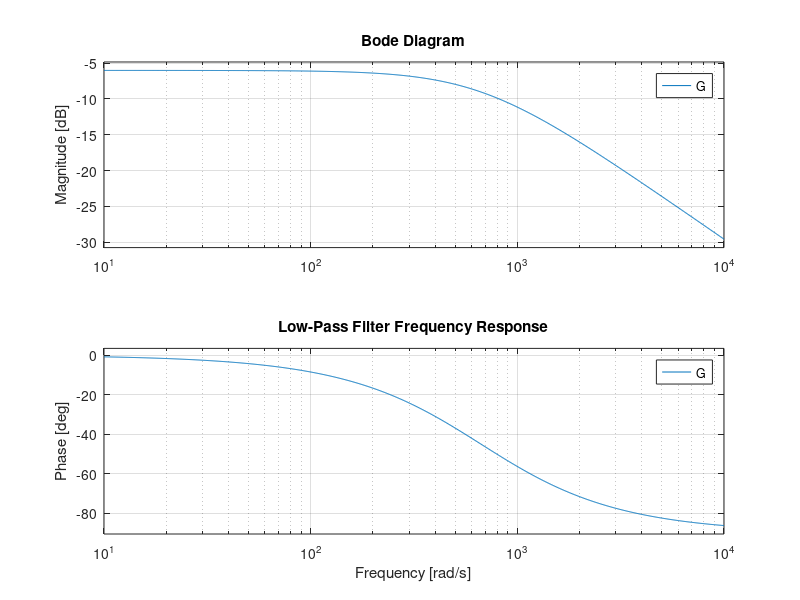
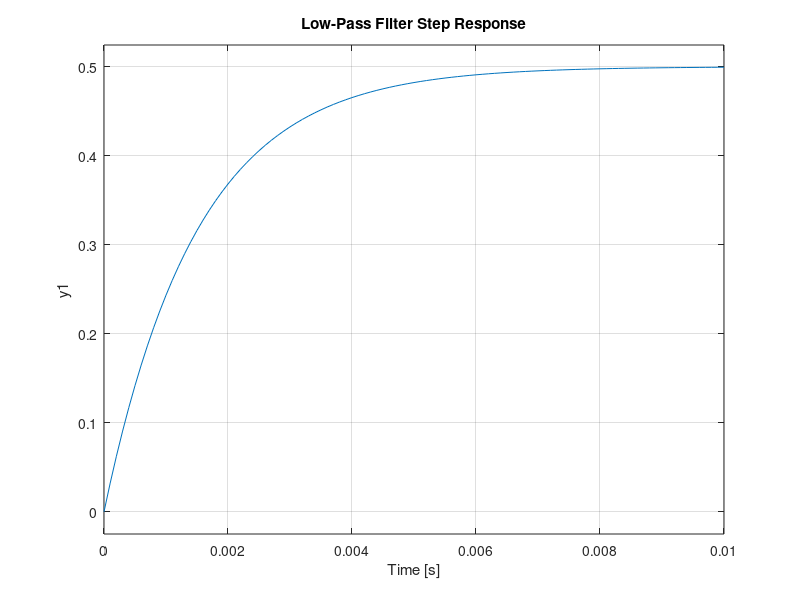

Reproduce these figures in MATLAB, in order.
clc;
clear;
close all;

%% Low-Pass Filter Specifications

K = 0.5;          % DC Gain
fc = 106.1;       % Cutoff frequency [Hz]

wc = 2*pi*fc;     % rad/s

%% Transfer Function
% G(s) = K*wc / (s + wc)

num = K*wc;
den = [1 wc];

G = tf(num, den);

disp('Low-Pass Filter Transfer Function:');
G

%% DC Gain

dc_gain = dcgain(G);

fprintf('DC Gain = %.3f\n', dc_gain);

%% Bode Plot

figure;
bode(G);
grid on;
title('Low-Pass Filter Frequency Response');

%% Step Response

figure;
step(G);
grid on;
title('Low-Pass Filter Step Response');
